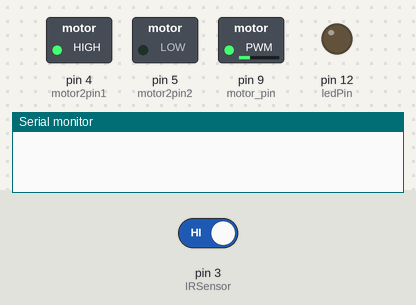
Bench run of a sketch on a simulated Arduino Uno, built with avr-gcc and run on an emulated ATmega328P. Parts: switched loads named in the sketch (green lamp = pin HIGH), output pins drawn as LEDs (lit = HIGH), the last lines printed to the serial monitor. Inputs (shaded band) come from the test bench; at power-on: pin 3 (IRSensor) HIGH.

Above: at 0.1 s.
At 6.1 s:
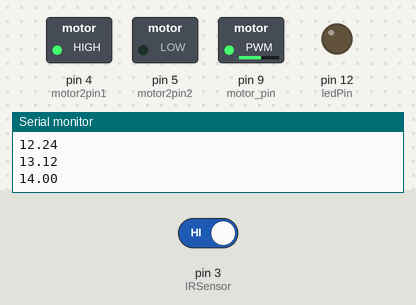
At 9.1 s:
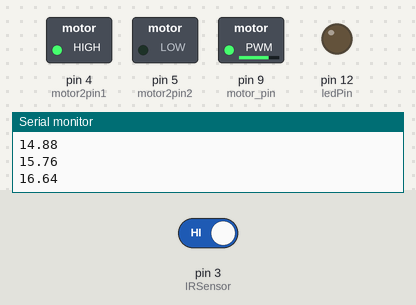
At 13.1 s:
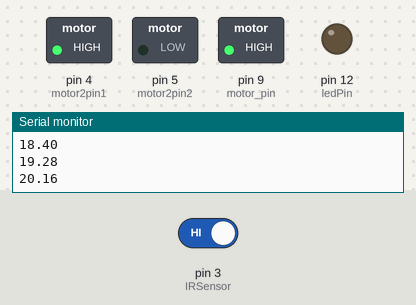
Timing chart, 0 to 14.6 s (numbered marks = the images above):
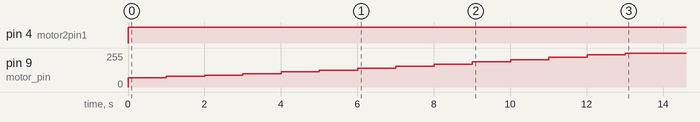

The sketch:

IR_Interrupt.ino
```cpp
const int ledPin = 12;
int IRSensor = 3;
unsigned long interupt_count = 0;
int rotations = 0;

int motor2pin1 = 4;
int motor2pin2 = 5;

unsigned long start_time = 0;
unsigned long now_time = 0;

int rotation_previous = 0;
int wheel_speed = 0;

boolean motor_running = true;
int motor_pin = 9;
float pwm_pulse = 70.0;
float pwm_pulse_correction = 0.0;
float set_speed = 16.0;
float current_speed = 0;
float error_speed = 0;
float error_speed_previous = 0;
float error_speed_sum = 0;
float kp = 0.6;
float ki = 0.055;
float kd = 0.0;

void setup() {
  pinMode(ledPin, OUTPUT);
  pinMode(IRSensor, INPUT);
  Serial.begin(9600);
  attachInterrupt(digitalPinToInterrupt(IRSensor), button_ISR, RISING);
  pinMode(motor2pin1, OUTPUT);
  pinMode(motor2pin2, OUTPUT);

  pinMode(9, OUTPUT);//PWM for motor
}

void loop() {
  analogWrite(motor_pin, pwm_pulse); //ENB pin
  //Serial.println(pwm_pulse); //ENB pin
  digitalWrite(motor2pin1, HIGH);
  digitalWrite(motor2pin2, LOW);

  now_time = millis();
  if (now_time - start_time > 1000) {
    //wheel_speed = rotations - rotation_previous;
    //Serial.println(wheel_speed);
    //rotation_previous = rotations;
    pid();
    start_time = now_time;
  }
  current_speed = rotations - rotation_previous;
  rotation_previous = rotations;
  //Serial.print("current Speed : ");
  //Serial.println(current_speed);
}

void button_ISR() {
  rotations+=1;
  //interupt_count += 1;
  //if (interupt_count % 2 == 0) {
  //  rotations += 1;
  //}
}
void pid() {

  if (motor_running) {
    error_speed = set_speed - current_speed;

    pwm_pulse_correction = (error_speed * kp) + (error_speed_sum * ki) + ((error_speed - error_speed_previous) * kd);
    //Serial.println(error_speed);
    Serial.println(pwm_pulse_correction);

    pwm_pulse = pwm_pulse+pwm_pulse_correction;
    //Serial.println(pwm_pulse);
    error_speed_previous = error_speed;  //save last (previous) error
    error_speed_sum += error_speed; //sum of error
    //if (error_speed_sum > 4000) error_speed_sum = 4000;
    //if (error_speed_sum < -4000) error_speed_sum = -4000;
  }
  else {
    error_speed = 0;
    error_speed_previous = 0;
    error_speed_sum = 0;
    pwm_pulse = 0;
  }

  //Send new pwm singnal. Lowest 70 as motor stalls below 70
  /*if (pwm_pulse <255 & pwm_pulse >70) {
    analogWrite(motor_pin, pwm_pulse);
  }
  else {
    if (pwm_pulse > 255) {
      analogWrite(motor_pin, 255);
    }
    else {
      analogWrite(motor_pin, 70);
    }
  }*/
}
```

Measured:
- by itself, pin 4 (motor2pin1): LOW → HIGH at 0.00 s
- by itself, pin 9 (motor_pin): moves from 0/255 to 255/255 over 13.0 s
